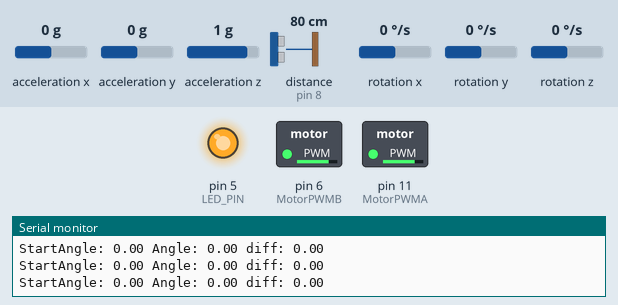
This sketch was run on a simulated Arduino Uno, built with avr-gcc and run on an emulated ATmega328P. Shown: switched loads named in the sketch (green lamp = pin HIGH), output pins drawn as LEDs (lit = HIGH), the last lines printed to the serial monitor. The test bench sets the inputs (shaded band); at power-on: rotation z 0 °/s, distance to the obstacle (sensor on pin 8) 80 cm, acceleration x 0 g, acceleration y 0 g, acceleration z 1 g, rotation x 0 °/s, rotation y 0 °/s. The echo pulse lasts 58.3 µs per cm.

Above: at 4.2 s.
4.3 s: rotation z set to -47 °/s
7.3 s: rotation z set to -57 °/s
9.9 s: distance to the obstacle (sensor on pin 8) set to 2 cm
At 12.3 s:
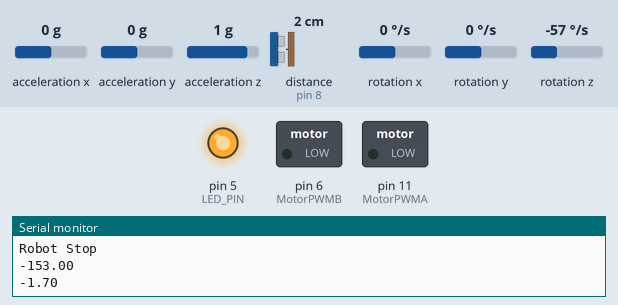
12.7 s: distance to the obstacle (sensor on pin 8) set to 13 cm
14.2 s: distance to the obstacle (sensor on pin 8) set to 16 cm
At 15.7 s:
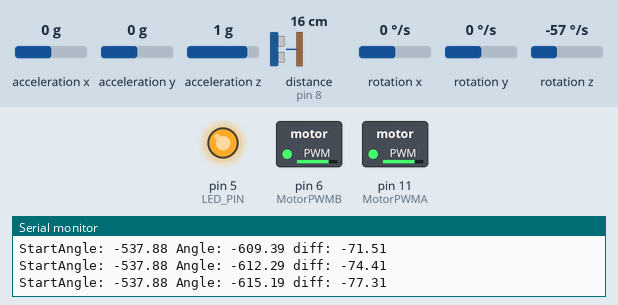
17.2 s: distance to the obstacle (sensor on pin 8) set to 4 cm
At 17.6 s:
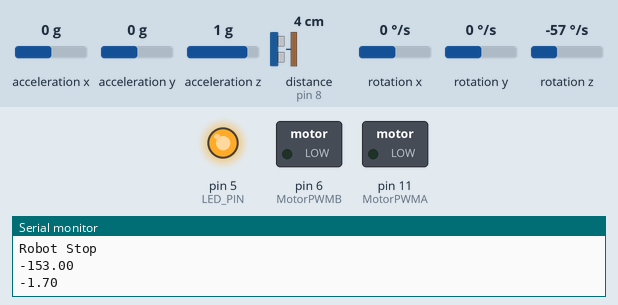
Timing chart, 0 to 19.7 s (numbered marks = the images above; inputs shaded):
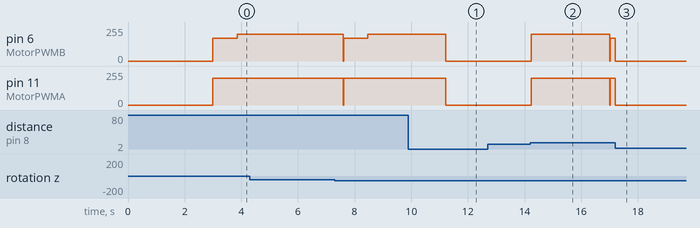

Measured:
- the behaviour switches between 14 and 15 cm on distance to the obstacle (sensor on pin 8) (found by bisection; images 1 and 2)
- after the input at 9.9 s, pin 6 (MotorPWMB), pin 11 (MotorPWMA): goes on until 11.2 s, then stays 0/255
- after the input at 12.7 s, every drawn part: stays the same
- after the input at 14.2 s, pin 6 (MotorPWMB): 0/255 → 200/255 at once, → 170/255 2.8 s later; pin 11 (MotorPWMA): 0/255 → 200/255 at once
- after the input at 17.2 s, pin 6 (MotorPWMB): 170/255 → 0/255 at once; pin 11 (MotorPWMA): 200/255 → 0/255 at once

The sketch:

Minion_NOT_Final-ish.ino
```cpp
///////////////////////////////////////////////////////////////////////////////////////////////////////////////////
//
// Dancing minion 1
// ver. 6.0
// Last updated: 29/04/2019
//
///////////////////////////////////////////////////////////////////////////////////////////////////////////////////

#include <NewPing.h>
#include <MPU6050_tockn.h>
#include <Wire.h>

// Ultrasonic Sensor
#define TRIGGER_PIN 9
#define ECHO_PIN 8
#define MAX_DISTANCE 200

NewPing sonar(TRIGGER_PIN, ECHO_PIN, MAX_DISTANCE); // UltraSonic sensor setup - pins and maximum distance

// Turn and move calibration
//const float K_Right = 1750 / 180;          // Turn right 1 degree, msec
//const float K_Left  = 1750 / 180;          // Turn left 1 degree, msec
const float G_Right = 1.70; // Turn right 1 degree, gyro angle, would ssay 340/180 is 1 (This number [1.88] was derived by finding the angle at which it actually turned 180 and dividing it by 180)
const float G_Left  = -1.70; // Turn left 1 degree, gyro angle (This number [1.88] was derived by finding the angle at which it actually turned 180 and dividing it by 180)
const float K_Forward  = 1770/ 100;        // Move forward 1 cm, msec
const float K_Backwards  = 1785 / 100;     // Move backwards 1 cm, msec

// Motor A
const int MotorDirA  = 12;
const int MotorPWMA  = 11;

// Motor B
const int MotorDirB  = 7;
const int MotorPWMB  = 6;

// Gyro
MPU6050 mpu6050(Wire);

// Light Sensor
int LightSensorPin = A3;
int LightSensor;

// LED
int LED_PIN = 5;

// Generally, you should use "unsigned long" for variables that hold time
// The value will quickly become too large for an int to store
unsigned long previousMillis = 0;        // will store last time LED was update

//The function we use to check the ultrasonic values while driving
void pause(int interval){
    int uS = sonar.ping_cm();
    unsigned long currentMillis = millis();

    while(currentMillis - previousMillis <= interval){
      currentMillis = millis();
      int uS = sonar.ping_cm();
      if ((uS > 0) && (uS < 15)){
        RobotStop(20);

        while ((uS > 0) && (uS < 15)){
          uS = sonar.ping_cm();
          delay(10);
        }
      }
     }
    previousMillis = currentMillis;
   }

// Turn calibration
void TurnCalibration() {
   UltraSonicActivation();
   pause(1000);
   RobotTurnRightDegrees(340);
   pause(1000);
   RobotTurnLeftDegrees(-340);
   pause(1000);
}

// Move calibration
void MoveCalibration() {
   UltraSonicActivation();
   RobotMoveForwardSpeed(200, 170, 1770);
   RobotStop(1000);
   RobotMoveBackSpeed(200, 170, 1785);
   RobotStop(1000);
}

// Move robot forward
void RobotMoveForwardSpeed(int SpeedLeft, int SpeedRight, int iTime) {
   digitalWrite(MotorDirA, HIGH);
   analogWrite(MotorPWMA, SpeedLeft);
   digitalWrite(MotorDirB, HIGH);
   analogWrite(MotorPWMB, SpeedRight);
   pause(iTime);
}

// Move robot back
void RobotMoveBackSpeed(int SpeedLeft, int SpeedRight, int iTime) {
   digitalWrite(MotorDirA, LOW);
   analogWrite(MotorPWMA, SpeedLeft);
   digitalWrite(MotorDirB, LOW);
   analogWrite(MotorPWMB, SpeedRight);
   pause(iTime);
}

// Move robot forward cm
void RobotMoveForwardCM(int iCM) {
   RobotMoveForwardSpeed(200, 170, K_Forward * iCM);
}

// Move robot back cm
void RobotMoveBackCM(int iCM) {
   RobotMoveBackSpeed(200, 170, K_Backwards * iCM);
}

// Ultrasonic activation
void UltraSonicActivation() {
   int uS = sonar.ping_cm();
   delay(50);
   while ((uS == 0) || (uS > 30)) {
      uS = sonar.ping_cm();
      Serial.print("Activation: ");
      Serial.print(uS);
      Serial.println("cm");
      delay(50);
   }
   Serial.println("Start dancing");
}

// Init
void MinionInit() {
   pinMode(LED_PIN, OUTPUT);
   digitalWrite(LED_PIN, LOW);
   Serial.begin(9600);

   Wire.begin();
   mpu6050.begin();
   mpu6050.calcGyroOffsets(true);
   digitalWrite(LED_PIN, HIGH);
}

// Turn robot left degrees
void RobotTurnLeftDegrees(int iDegrees) {
   float StartAngle = 0;
   float Angle = 0;
   float diff = 0;

   mpu6050.update();
   StartAngle = mpu6050.getAngleZ();
   Angle = StartAngle;

   digitalWrite(MotorDirA, HIGH);
   analogWrite(MotorPWMA, 200);
   digitalWrite(MotorDirB, LOW);
   analogWrite(MotorPWMB, 200);

   while ((Angle - StartAngle) > iDegrees) {
      mpu6050.update();
      Angle = mpu6050.getAngleZ();
      diff = Angle - StartAngle;
      Serial.print("StartAngle: ");
      Serial.print(StartAngle);
      Serial.print(" Angle: ");
      Serial.print(Angle);
      Serial.print(" diff: ");
      Serial.println(diff);
   }
   Serial.println("Robot Stop");

   RobotStop(100);
}

// Turn robot right degrees
void RobotTurnRightDegrees(int iDegrees) {
   float StartAngle = 0;
   float Angle = 0;
   float diff = 0;

   mpu6050.update();
   StartAngle = mpu6050.getAngleZ();
   Angle = StartAngle;

   digitalWrite(MotorDirA, LOW);
   analogWrite(MotorPWMA, 200);
   digitalWrite(MotorDirB, HIGH);
   analogWrite(MotorPWMB, 200);

   while ((Angle - StartAngle) < iDegrees) {
      mpu6050.update();
      Angle = mpu6050.getAngleZ();
      diff = Angle - StartAngle;
      Serial.print("StartAngle: ");
      Serial.print(StartAngle);
      Serial.print(" Angle: ");
      Serial.print(Angle);
      Serial.print(" diff: ");
      Serial.println(diff);
   }
   Serial.println("Robot Stop");

   RobotStop(100);
}

//Turn Robot to a gyro angle
void GyroTurnRightDegrees(int gDegrees) {
  RobotTurnRightDegrees(gDegrees * G_Right);
  Serial.println(gDegrees * G_Right);
  Serial.println(G_Right);
}

//Turn Robot to a gyro angle
void GyroTurnLeftDegrees(int gDegrees) {
  RobotTurnLeftDegrees(gDegrees * G_Left);
  Serial.println(gDegrees * G_Left);
  Serial.println(G_Left);
}

// Stop robot
void RobotStop(int iTime) {
   analogWrite(MotorPWMA, 0);
   analogWrite(MotorPWMB, 0);
   pause(iTime);
}

void setup() {
   MinionInit();

/*   digitalWrite(MotorDirA, HIGH);
   analogWrite(MotorPWMA, 200);
   digitalWrite(MotorDirB, LOW);
   analogWrite(MotorPWMB, 200);
   pause(1000);*/

//   TurnCalibration();
//   RobotMoveForwardCM(50);


//   UltraSonicActivation();
//   RobotTurnRightDegrees(90);
//   RobotStop(1000);

/*   digitalWrite(MotorDirA, HIGH);
   analogWrite(MotorPWMA, 200);
   digitalWrite(MotorDirB, HIGH);
   analogWrite(MotorPWMB, 200);
*/

}

void loop() {
     RobotMoveForwardCM(50);
     RobotMoveForwardCM(50);
     GyroTurnLeftDegrees(90);
     RobotMoveForwardCM(50);
     GyroTurnLeftDegrees(90);
     RobotMoveForwardCM(50);
     GyroTurnLeftDegrees(90);
     RobotMoveForwardCM(50);
     GyroTurnLeftDegrees(90);
     delay(2000);
     RobotMoveForwardCM(50);
     RobotMoveForwardCM(50);
     GyroTurnRightDegrees(90);
     RobotMoveForwardCM(50);
     GyroTurnRightDegrees(90);
     RobotMoveForwardCM(50);
     GyroTurnRightDegrees(90);
     RobotMoveForwardCM(50);
     GyroTurnRightDegrees(90);
     delay(2000);

/*  LightSensor = analogRead(sensorPin);
  Serial.println(LightSensor);
  delay(500);

//  mpu6050.update();
/*  Serial.print("angleX : ");
  Serial.print(mpu6050.getAngleX());
  Serial.print("\tangleY : ");
  Serial.print(mpu6050.getAngleY());
//  Serial.print("\tangle : ");
//  Serial.println(mpu6050.getAngleZ());
//  delay(500);
*/
}
```
